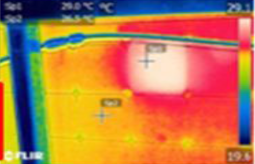
#> input picture final_IR/BackSheetDamage/BacksheetDamage(1).png, 255 x 164 px
$ python -i backsheet.py   (imports and definitions only)
#> lines starting #> are read from the running program, lines starting #| are printed output that depends on the picture; after the words box and inside, x2 and y2 are one past the last pixel; in counts of white or black regions, pixels touching at a corner belong together
"""
BacksheetDamage detector  (v2 - clean / single-detection-per-class)
---------------------------------------------------------------------
Classical-CV detector for exactly the two defect types you asked for:

    1. Crack / Tear   - a torn/ripped patch of backsheet film. It shows up
                         as an irregular, jagged blob whose pixels swing
                         between very bright (exposed under-layer / flap)
                         and very dark (the hole/void behind it), i.e. it
                         has HIGH internal brightness variation (std).

    2. Ballooning      - a smooth dome-shaped bulge from delamination /
                         trapped gas. It shows up as a soft, ROUND blob
                         with a gentle brightness gradient (no jaggedness),
                         i.e. HIGH circularity + low internal noise.

Why the previous version looked "useless"
-------------------------------------------
A single generic "is this pixel smooth?" mask fires on a lot of normal,
undamaged backsheet (any flat cell between grid/ridge lines is also
"smooth"), so it fragmented into a dozen boxes scattered over the whole
panel. This version fixes that by:

  * Running TWO independent, purpose-built detectors (one per defect
    type) instead of one generic texture mask.
  * Each detector returns AT MOST ONE region -- its single best-scoring
    candidate -- instead of every connected component above a pixel
    threshold.
  * Each detector has an acceptance gate (a minimum score) so that if
    that defect type genuinely isn't present, it reports nothing rather
    than forcing a guess.

This is still a classical, untrained heuristic (no model weights), tuned
against the two sample images you provided. It will need re-tuning
(the numbers in __init__) if you point it at a very different panel
style / lighting setup -- a trained segmentation model would generalize
better, but this gives you a working, inspectable baseline right now.

Usage
-----
    from backsheet_damage_detector import BacksheetDamage

    detector = BacksheetDamage()
    annotated, damage_pct, detections = detector.detect(image_bgr)

`image_bgr` is a numpy array (e.g. from cv2.imread, a video frame, or a
decoded upload) -- the "input image array" you asked for.
"""

import cv2
import numpy as np


class BacksheetDamage:
    class_name = "BacksheetDamage"

    def __init__(
        self,
        # ---- shared ----
        border_ignore_frac=0.08,     # ignore this much of the outer frame
                                      # (avoids window frames / mounting
                                      # hardware / curtains at the edges)
        min_area_frac=0.01,          # ignore blobs smaller than 1% of image
        max_area_frac=0.35,          # ignore blobs bigger than 35% of image
                                      # (almost certainly background, not
                                      # a localized defect)
        # ---- crack / tear detector ----
        crack_local_win=9,
        crack_smooth_percentile=35,
        crack_min_area_frac=0.005,
        crack_min_internal_std=12.0, # acceptance gate: needs this much
                                      # brightness contrast inside the blob
        # ---- ballooning detector ----
        balloon_small_sigma_frac=0.035,
        balloon_large_sigma_frac=0.17,
        balloon_min_area_frac=0.02,
        balloon_min_circularity=0.68,  # acceptance gate: needs to be this round
    ):
        self.border_ignore_frac = border_ignore_frac
        self.min_area_frac = min_area_frac
        self.max_area_frac = max_area_frac

        self.crack_local_win = crack_local_win
        self.crack_smooth_percentile = crack_smooth_percentile
        self.crack_min_area_frac = crack_min_area_frac
        self.crack_min_internal_std = crack_min_internal_std

        self.balloon_small_sigma_frac = balloon_small_sigma_frac
        self.balloon_large_sigma_frac = balloon_large_sigma_frac
        self.balloon_min_area_frac = balloon_min_area_frac
        self.balloon_min_circularity = balloon_min_circularity

    # ------------------------------------------------------------------ #
    # helpers
    # ------------------------------------------------------------------ #
    @staticmethod
    def _touches_border(bbox, shape, tol=3):
        x, y, w, h = bbox
        H, W = shape
        sides = 0
        if x <= tol: sides += 1
        if y <= tol: sides += 1
        if x + w >= W - tol: sides += 1
        if y + h >= H - tol: sides += 1
        return sides

    def _border_mask(self, h, w):
        m = int(self.border_ignore_frac * min(h, w))
        mask = np.zeros((h, w), np.uint8)
        mask[m:h - m, m:w - m] = 255
        return mask

    # ---- crack / tear: find the single most "torn-looking" blob ---- #
    def _find_crack(self, gray):
        h, w = gray.shape
        total = float(h * w)

        g = gray.astype(np.float32)
        mean = cv2.boxFilter(g, -1, (self.crack_local_win, self.crack_local_win))
        sq = cv2.boxFilter(g * g, -1, (self.crack_local_win, self.crack_local_win))
        var = np.clip(sq - mean * mean, 0, None)
        var_n = cv2.normalize(var, None, 0, 255, cv2.NORM_MINMAX).astype(np.uint8)

        thresh_val = np.percentile(var_n, self.crack_smooth_percentile)
        mask = (var_n <= thresh_val).astype(np.uint8) * 255
        k = np.ones((5, 5), np.uint8)
        mask = cv2.morphologyEx(mask, cv2.MORPH_OPEN, k)
        mask = cv2.morphologyEx(mask, cv2.MORPH_CLOSE, k, iterations=2)

        contours, _ = cv2.findContours(mask, cv2.RETR_EXTERNAL, cv2.CHAIN_APPROX_SIMPLE)

        best = None  # (std, bbox, area_pct, contour)
        for c in contours:
            area = cv2.contourArea(c)
            frac = area / total
            if frac < max(self.min_area_frac, self.crack_min_area_frac) or frac > self.max_area_frac:
                continue
            x, y, bw, bh = cv2.boundingRect(c)
            if self._touches_border((x, y, bw, bh), (h, w)) >= 2:
                continue
            roi = gray[y:y + bh, x:x + bw]
            std = float(roi.std())
            if best is None or std > best[0]:
                best = (std, (x, y, bw, bh), frac * 100.0, c)

        if best is not None and best[0] >= self.crack_min_internal_std:
            return {"label": "Crack/Tear", "bbox": best[1], "area_pct": round(best[2], 2),
                    "contour": best[3], "score": round(best[0], 2)}
        return None

    # ---- ballooning: find the single most "smooth round bulge" blob ---- #
    def _find_balloon(self, gray):
        h, w = gray.shape
        total = float(h * w)

        g = gray.astype(np.float32)
        s_small = max(3.0, self.balloon_small_sigma_frac * min(h, w))
        s_large = max(8.0, self.balloon_large_sigma_frac * min(h, w))
        dog = cv2.GaussianBlur(g, (0, 0), s_small) - cv2.GaussianBlur(g, (0, 0), s_large)

        dog_pos = np.clip(dog, 0, None)
        dog_pos[self._border_mask(h, w) == 0] = 0
        dog_n = cv2.normalize(dog_pos, None, 0, 255, cv2.NORM_MINMAX).astype(np.uint8)
        _, mask = cv2.threshold(dog_n, 0, 255, cv2.THRESH_BINARY + cv2.THRESH_OTSU)

        contours, _ = cv2.findContours(mask, cv2.RETR_EXTERNAL, cv2.CHAIN_APPROX_SIMPLE)

        best = None  # (circularity, bbox, area_pct, contour)
        for c in contours:
            area = cv2.contourArea(c)
            frac = area / total
            if frac < max(self.min_area_frac, self.balloon_min_area_frac) or frac > self.max_area_frac:
                continue
            perim = cv2.arcLength(c, True)
            if perim <= 0:
                continue
            circ = float(4 * np.pi * area / (perim ** 2))
            x, y, bw, bh = cv2.boundingRect(c)
            if self._touches_border((x, y, bw, bh), (h, w)) >= 2:
                continue
            if best is None or circ > best[0]:
                best = (circ, (x, y, bw, bh), frac * 100.0, c)

        if best is not None and best[0] >= self.balloon_min_circularity:
            return {"label": "Ballooning", "bbox": best[1], "area_pct": round(best[2], 2),
                    "contour": best[3], "score": round(best[0], 2)}
        return None

    # ------------------------------------------------------------------ #
    # public API
    # ------------------------------------------------------------------ #
    def detect(self, image_bgr):
        """
        Parameters
        ----------
        image_bgr : np.ndarray  (H, W, 3) BGR image array

        Returns
        -------
        annotated_image   : np.ndarray -- copy of input with box/label drawn
        damage_percentage : float      -- summed defect area as % of image
        detections         : list[dict] -- 0, 1, or 2 entries (one per type)
        """
        if image_bgr is None or image_bgr.size == 0:
            raise ValueError("Empty image array passed to BacksheetDamage.detect()")

        h, w = image_bgr.shape[:2]
        gray = cv2.cvtColor(image_bgr, cv2.COLOR_BGR2GRAY)
        gray_eq = cv2.createCLAHE(clipLimit=2.0, tileGridSize=(8, 8)).apply(gray)

        crack = self._find_crack(gray_eq)
        balloon = self._find_balloon(gray_eq)

        detections = [d for d in (crack, balloon) if d is not None]

        annotated = image_bgr.copy()
        colors = {"Crack/Tear": (0, 0, 255), "Ballooning": (0, 165, 255)}

        for d in detections:
            x, y, bw, bh = d["bbox"]
            color = colors[d["label"]]
            cv2.drawContours(annotated, [d["contour"]], -1, color, 2)
            cv2.rectangle(annotated, (x, y), (x + bw, y + bh), color, 1)
            tag = f"{self.class_name}: {d['label']} {d['area_pct']:.1f}%"
            ty = y - 8 if y - 8 > 10 else y + bh + 18
            cv2.putText(annotated, tag, (x, ty), cv2.FONT_HERSHEY_SIMPLEX,
                        0.45, color, 1, cv2.LINE_AA)
            d.pop("contour")  # not JSON/print friendly, drop from the returned dict

        damage_percentage = round(sum(d["area_pct"] for d in detections), 2)

        summary = f"{self.class_name} total damage: {damage_percentage:.2f}%"
        cv2.rectangle(annotated, (0, 0), (w, 22), (0, 0, 0), -1)
        cv2.putText(annotated, summary, (6, 16), cv2.FONT_HERSHEY_SIMPLEX,
                    0.5, (255, 255, 255), 1, cv2.LINE_AA)

        return annotated, damage_percentage, detections


# ---------------------------------------------------------------------- #
# demo / CLI
# ---------------------------------------------------------------------- #
# [16 lines not run here, left out]

>>> import cv2
>>> picture = cv2.imread('../../final_IR/BackSheetDamage/BacksheetDamage(1).png')
#> picture is the input picture: shape (164, 255, 3); mean B, G, R 74.9, 124.1, 187.7
>>> result = BacksheetDamage().detect(picture)
#> in _find_crack, `var = np.clip(sq - mean * mean, 0, None)`:
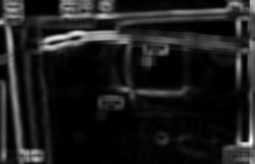
#> var: shape (164, 255) float32; min 0.66, max 8160, mean 931.1; drawn with min black and max white
#> in _find_crack, `thresh_val = np.percentile(var_n, self.crack_smooth_percentile)`: thresh_val = 4
#> in _find_crack, `mask = (var_n <= thresh_val).astype(np.uint8) * 255`: mask: shape (164, 255); 36.6% white; 37 white regions (13 under 20 px), largest, box (x1, y1, x2, y2) and area: (50, 45, 188, 164) 7288, (144, 53, 247, 139) 3664, (135, 51, 182, 86) 1108
#> in _find_crack, `mask = cv2.morphologyEx(mask, cv2.MORPH_OPEN, k)`: mask: shape (164, 255); 32.1% white; 24 white regions, largest, box (x1, y1, x2, y2) and area: (50, 45, 142, 164) 6648, (167, 53, 239, 138) 2784, (135, 51, 182, 86) 1101
#> in _find_crack, `mask = cv2.morphologyEx(mask, cv2.MORPH_CLOSE, k, iterations=2)`:
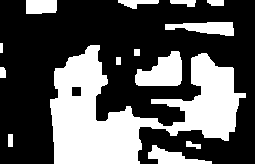
#> mask: shape (164, 255); 34.6% white; 14 white regions
#> in _find_crack, `contours, _ = cv2.findContours(mask, cv2.RETR_EXTERNAL, cv2.CHAIN_APPR..`: contours = 14 contours, 1 with area under 20; largest, box (x1, y1, x2, y2) and area: (50, 45, 246, 164) 10644, (135, 51, 182, 86) 1042, (165, 22, 234, 36) 555, (148, 145, 212, 164) 487, (26, 0, 57, 14) 374
#> the loop in _find_crack, `for c in contours:` made 14 passes
#> (area, frac) on passes 2, 4, 11, 12, 13, 14: (51.5, 0.00123), (47, 0.00112), (71, 0.0017), (95.5, 0.00228), (162.5, 0.00389), (374, 0.00894)
#> (area, frac, bw, bh, w in _touches_border, h in _touches_border) on passes 1, 6, 8, 10: (487, 0.0116, 64, 19, 64, 19), (1042.5, 0.0249, 47, 35, 47, 35), (10644, 0.255, 196, 119, 196, 119), (555, 0.0133, 69, 14, 69, 14)
#> after the loop in _find_crack, `for c in contours:`: best = 4 items, first 4: 48.55, (50, 45, 196, 119), 25.45, contour of 206 points, box (x1, y1, x2, y2) (50, 45, 246, 164), area 10644
#> in detect, `crack = self._find_crack(gray_eq)`: crack = {'label': 'Crack/Tear', 'bbox': (50, 45, 196, 119), 'area_pct': 25.45, 'contour': contour of 206 points, box (x1, y1, x2, y2) (50, 45, 246, 164), area 10644, 'score': 48.55}
#> in _find_balloon, `dog = cv2.GaussianBlur(g, (0, 0), s_small) - cv2.GaussianBlur(g, (0, 0..`:
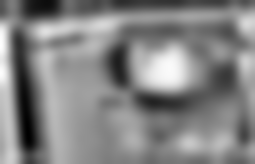
#> dog: shape (164, 255) float32; min -98.87, max 92.18, mean 0; drawn with min black and max white
#> in _find_balloon, `dog_pos[self._border_mask(h, w) == 0] = 0`:
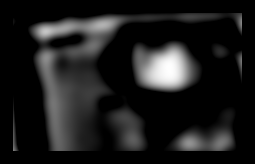
#> dog_pos: shape (164, 255) float32; min 0, max 88.68, mean 10.1; drawn with min black and max white
#> in _find_balloon, `_, mask = cv2.threshold(dog_n, 0, 255, cv2.THRESH_BINARY + cv2.THRESH_..`:
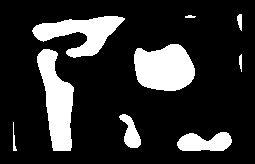
#> mask: shape (164, 255); 18.4% white; 9 white regions
#> in _find_balloon, `contours, _ = cv2.findContours(mask, cv2.RETR_EXTERNAL, cv2.CHAIN_APPR..`: contours = 9 contours, 1 with area under 20; largest, box (x1, y1, x2, y2) and area: (134, 44, 195, 91) 2170, (37, 49, 74, 151) 2074, (32, 16, 125, 58) 1755, (177, 132, 232, 151) 722, (119, 114, 141, 148) 354, (237, 14, 242, 31) 44, (239, 54, 242, 72) 23, (13, 122, 17, 151) 22
#> the loop in _find_balloon, `for c in contours:` made 9 passes
#> (area, frac) on passes 1, 2, 3, 4, 9: (722, 0.0173), (21.5, 0.000514), (354, 0.00846), (23, 0.00055), (44, 0.00105)
#> (area, frac, perim, circ, bw, bh) on passes 5 to 7: (2074, 0.0496, 254.7, 0.402, 37, 102), (2170.5, 0.0519, 187.8, 0.774, 61, 47), (1755, 0.042, 279.6, 0.282, 93, 42)
#> after the loop in _find_balloon, `for c in contours:`: best = 4 items, first 4: 0.774, (134, 44, 61, 47), 5.19, contour of 82 points, box (x1, y1, x2, y2) (134, 44, 195, 91), area 2170
#> in detect, `balloon = self._find_balloon(gray_eq)`: balloon = {'label': 'Ballooning', 'bbox': (134, 44, 61, 47), 'area_pct': 5.19, 'contour': contour of 82 points, box (x1, y1, x2, y2) (134, 44, 195, 91), area 2170, 'score': 0.77}
#> in detect, `detections = [d for d in (crack, balloon) if d is not None]`: detections = 2 items
#> the loop in detect, `for d in detections:` made 2 passes
#> (x, y, bw, bh, color, tag, ty) on passes 1 to 2: (50, 45, 196, 119, (0, 0, 255), 'BacksheetDamage: Crack/Tear 25.4%', 37), (134, 44, 61, 47, (0, 165, 255), 'BacksheetDamage: Ballooning 5.2%', 36)
#> after the loop in detect, `for d in detections:`:
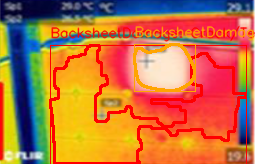
#> annotated: shape (164, 255, 3); 13.35% of pixels changed, all inside (x1, y1, x2, y2) = (49, 25, 255, 164)
#> in detect, `damage_percentage = round(sum(d["area_pct"] for d in detections), 2)`: damage_percentage = 30.64
#> in detect, `summary = f"{self.class_name} total damage: {damage_percentage:.2f}%"`: summary = 'BacksheetDamage total damage: 30.64%'
#> in detect, `cv2.putText(annotated, summary, (6, 16), cv2.FONT_HERSHEY_SIMPLEX, 0.5..`:
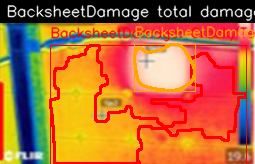
#> annotated: shape (164, 255, 3); mean B, G, R 57.3, 108.3, 184.3

$ run again, on final_IR/BackSheetDamage/BacksheetDamage(5).png
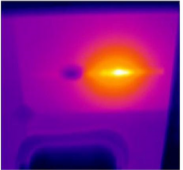
#> input picture final_IR/BackSheetDamage/BacksheetDamage(5).png, 183 x 170 px
#> picture is the input picture: shape (170, 183, 3); mean B, G, R 136.1, 21.1, 131.1
#> thresh_val = 0
#> in _find_crack, `mask = cv2.morphologyEx(mask, cv2.MORPH_CLOSE, k, iterations=2)`:
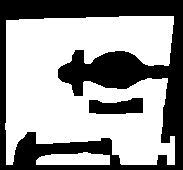
#> mask: shape (170, 183); 60.3% white; 2 black regions
#> in _find_crack, `contours, _ = cv2.findContours(mask, cv2.RETR_EXTERNAL, cv2.CHAIN_APPR..`: contours = 2 contours; box (x1, y1, x2, y2) and area: (5, 16, 175, 165) 18164, (36, 152, 110, 165) 710
#> the loop in _find_crack, `for c in contours:` made 2 passes
#> (area, frac, bw, bh, w in _touches_border, h in _touches_border) on pass 1: (709.5, 0.0228, 74, 13, 74, 13)
#> after the loop in _find_crack, `for c in contours:`: best = 4 items, first 4: 6, (36, 152, 74, 13), 2.28, contour of 21 points, box (x1, y1, x2, y2) (36, 152, 110, 165), area 710
#> in _find_balloon, `contours, _ = cv2.findContours(mask, cv2.RETR_EXTERNAL, cv2.CHAIN_APPR..`: contours = 1 contour; box (x1, y1, x2, y2) and area: (83, 53, 147, 96) 1906
#> the loop in _find_balloon, `for c in contours:` made 1 pass
#> (area, frac, perim, circ, bw, bh) on pass 1: (1906, 0.0613, 176.9, 0.766, 64, 43)
#> after the loop in _find_balloon, `for c in contours:`: best = 4 items, first 4: 0.766, (83, 53, 64, 43), 6.13, contour of 70 points, box (x1, y1, x2, y2) (83, 53, 147, 96), area 1906
#> balloon = {'label': 'Ballooning', 'bbox': (83, 53, 64, 43), 'area_pct': 6.13, 'contour': contour of 70 points, box (x1, y1, x2, y2) (83, 53, 147, 96), area 1906, 'score': 0.77}
#> detections = 1 item
#> the loop in detect, `for d in detections:` made 1 pass
#> (x, y, bw, bh, color, tag, ty) on pass 1: (83, 53, 64, 43, (0, 165, 255), 'BacksheetDamage: Ballooning 6.1%', 45)
#> damage_percentage = 6.13
#> summary = 'BacksheetDamage total damage: 6.13%'
#> in detect, `cv2.putText(annotated, summary, (6, 16), cv2.FONT_HERSHEY_SIMPLEX, 0.5..`:
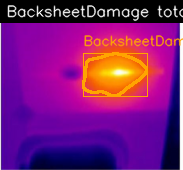
#> annotated: shape (170, 183, 3); mean B, G, R 119.2, 27, 124.4

$ run again, on final_IR/BackSheetDamage/BacksheetDamage(6).png
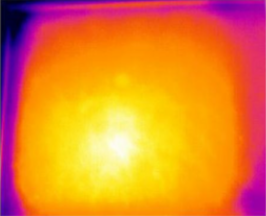
#> input picture final_IR/BackSheetDamage/BacksheetDamage(6).png, 266 x 216 px
#> picture is the input picture: shape (216, 266, 3); mean B, G, R 45.1, 130.2, 230.5
#> thresh_val = 1
#> in _find_crack, `mask = cv2.morphologyEx(mask, cv2.MORPH_CLOSE, k, iterations=2)`:
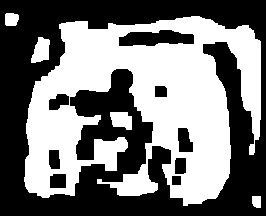
#> mask: shape (216, 266); 46.9% white; 5 white regions
#> in _find_crack, `contours, _ = cv2.findContours(mask, cv2.RETR_EXTERNAL, cv2.CHAIN_APPR..`: contours = 5 contours; box (x1, y1, x2, y2) and area: (24, 16, 261, 206) 27377, (31, 37, 50, 63) 310, (110, 112, 132, 130) 278, (5, 13, 19, 26) 140, (252, 196, 261, 208) 82
#> the loop in _find_crack, `for c in contours:` made 5 passes
#> (area, frac) on passes 1 to 5: (81.5, 0.00142), (278, 0.00484), (310, 0.0054), (27377, 0.476), (140.5, 0.00245)
#> in _find_balloon, `contours, _ = cv2.findContours(mask, cv2.RETR_EXTERNAL, cv2.CHAIN_APPR..`: contours = 3 contours; box (x1, y1, x2, y2) and area: (21, 17, 149, 199) 13563, (123, 32, 239, 199) 5401, (150, 164, 174, 189) 438
#> the loop in _find_balloon, `for c in contours:` made 3 passes
#> (area, frac, perim, circ, bw, bh) on passes 2 to 3: (5401, 0.094, 515.6, 0.255, 116, 167), (13563, 0.236, 681.9, 0.367, 128, 182)
#> after the loop in _find_balloon, `for c in contours:`: best = 4 items, first 4: 0.367, (21, 17, 128, 182), 23.61, contour of 262 points, box (x1, y1, x2, y2) (21, 17, 149, 199), area 13563
#> detections = []
#> damage_percentage = 0
#> summary = 'BacksheetDamage total damage: 0.00%'
#> in detect, `cv2.putText(annotated, summary, (6, 16), cv2.FONT_HERSHEY_SIMPLEX, 0.5..`:
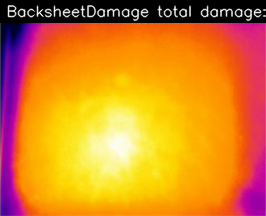
#> annotated: shape (216, 266, 3); mean B, G, R 36.8, 130.6, 215.4

$ run again, on final_IR/BackSheetDamage/BacksheetDamage(7).png
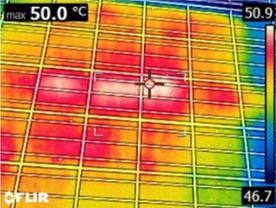
#> input picture final_IR/BackSheetDamage/BacksheetDamage(7).png, 276 x 208 px
#> picture is the input picture: shape (208, 276, 3); mean B, G, R 61.3, 128.1, 187
#> thresh_val = 52
#> in _find_crack, `contours, _ = cv2.findContours(mask, cv2.RETR_EXTERNAL, cv2.CHAIN_APPR..`: contours = 30 contours, 3 with area under 20; largest, box (x1, y1, x2, y2) and area: (30, 121, 80, 157) 1360, (0, 6, 40, 59) 1333, (87, 126, 133, 160) 1146, (143, 134, 187, 168) 1084, (18, 176, 73, 208) 1080
#> the loop in _find_crack, `for c in contours:` made 30 passes
#> (area, frac, bw, bh, w in _touches_border, h in _touches_border) on passes 4, 5, 7, 8, 9, 10, 11, 14: (1045, 0.0182, 49, 26, 49, 26), (1080.5, 0.0188, 55, 32, 55, 32), (794, 0.0138, 26, 41, 26, 41), (1084.5, 0.0189, 44, 34, 44, 34), (976.5, 0.017, 45, 33, 45, 33), (1146.5, 0.02, 46, 34, 46, 34), (1360, 0.0237, 50, 36, 50, 36), (736, 0.0128, 40, 30, 40, 30)
#> after the loop in _find_crack, `for c in contours:`: best = 4 items, first 4: 69.89, (0, 6, 40, 53), 2.32, contour of 36 points, box (x1, y1, x2, y2) (0, 6, 40, 59), area 1333
#> crack = {'label': 'Crack/Tear', 'bbox': (0, 6, 40, 53), 'area_pct': 2.32, 'contour': contour of 36 points, box (x1, y1, x2, y2) (0, 6, 40, 59), area 1333, 'score': 69.89}
#> in _find_balloon, `contours, _ = cv2.findContours(mask, cv2.RETR_EXTERNAL, cv2.CHAIN_APPR..`: contours = 12 contours, 2 with area under 20; largest, box (x1, y1, x2, y2) and area: (142, 16, 260, 192) 6796, (16, 24, 100, 63) 2111, (94, 77, 174, 101) 1256, (63, 170, 134, 192) 612, (122, 16, 183, 37) 585
#> the loop in _find_balloon, `for c in contours:` made 12 passes
#> (area, frac) on passes 2, 3, 4, 5, 7, 9, 12: (76, 0.00132), (612.5, 0.0107), (458.5, 0.00799), (492.5, 0.00858), (368.5, 0.00642), (318, 0.00554), (585, 0.0102)
#> after the loop in _find_balloon, `for c in contours:`: best = 4 items, first 4: 0.457, (16, 24, 84, 39), 3.68, contour of 85 points, box (x1, y1, x2, y2) (16, 24, 100, 63), area 2111
#> detections = 1 item
#> the loop in detect, `for d in detections:` made 1 pass
#> (x, y, bw, bh, color, tag, ty) on pass 1: (0, 6, 40, 53, (0, 0, 255), 'BacksheetDamage: Crack/Tear 2.3%', 77)
#> damage_percentage = 2.32
#> summary = 'BacksheetDamage total damage: 2.32%'
#> in detect, `cv2.putText(annotated, summary, (6, 16), cv2.FONT_HERSHEY_SIMPLEX, 0.5..`:
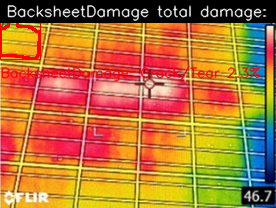
#> annotated: shape (208, 276, 3); mean B, G, R 56, 116.4, 178
